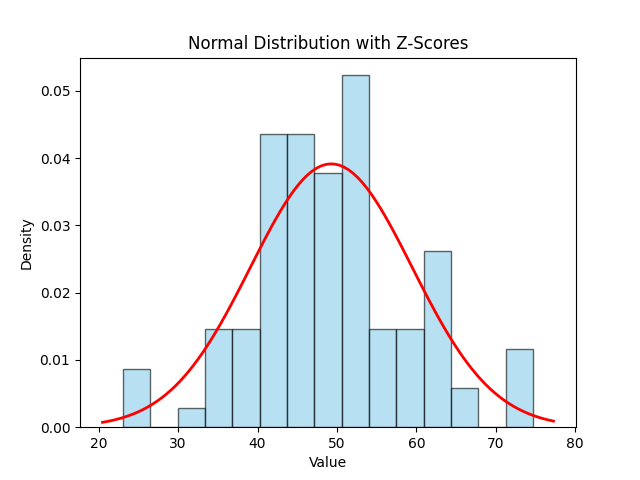

Recreate this plot in Python.
import numpy as np
import matplotlib.pyplot as plt
from scipy import stats
data = np.random.normal(loc=50, scale=10, size=100)

z_scores = stats.zscore(data)
print("Z-scores:\n", z_scores)

plt.hist(data, bins=15, density=True, alpha=0.6, color='skyblue', edgecolor='black')

xmin, xmax = plt.xlim()
x = np.linspace(xmin, xmax, 100)
p = stats.norm.pdf(x, np.mean(data), np.std(data))
plt.plot(x, p, 'r', linewidth=2)
plt.title("Normal Distribution with Z-Scores")
plt.xlabel("Value")
plt.ylabel("Density")
plt.show()
